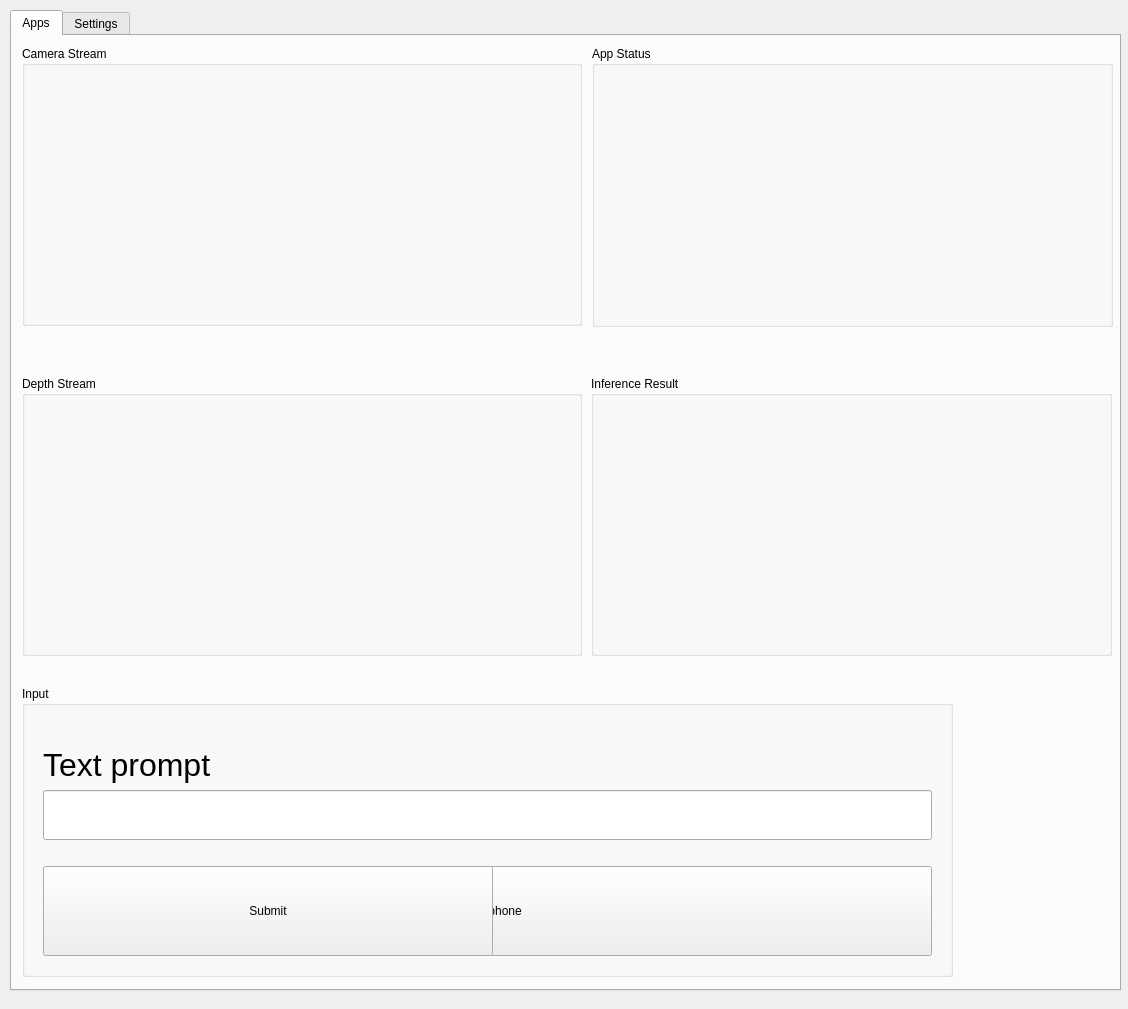
<?xml version="1.0" encoding="UTF-8"?>
<ui version="4.0">
 <class>MainWindow</class>
 <widget class="QMainWindow" name="MainWindow">
  <property name="geometry">
   <rect>
    <x>0</x>
    <y>0</y>
    <width>1128</width>
    <height>1009</height>
   </rect>
  </property>
  <property name="maximumSize">
   <size>
    <width>16777215</width>
    <height>16777215</height>
   </size>
  </property>
  <property name="windowTitle">
   <string>AI Robotics Control</string>
  </property>
  <widget class="QWidget" name="centralWidget">
   <widget class="QTabWidget" name="tabWidget">
    <property name="geometry">
     <rect>
      <x>10</x>
      <y>10</y>
      <width>1111</width>
      <height>981</height>
     </rect>
    </property>
    <property name="currentIndex">
     <number>0</number>
    </property>
    <widget class="QWidget" name="apps">
     <attribute name="title">
      <string>Apps</string>
     </attribute>
     <widget class="QGroupBox" name="groupBox">
      <property name="geometry">
       <rect>
        <x>10</x>
        <y>10</y>
        <width>560</width>
        <height>280</height>
       </rect>
      </property>
      <property name="maximumSize">
       <size>
        <width>560</width>
        <height>280</height>
       </size>
      </property>
      <property name="title">
       <string>Camera Stream</string>
      </property>
      <widget class="QLabel" name="cameraStreamLabel">
       <property name="geometry">
        <rect>
         <x>10</x>
         <y>30</y>
         <width>540</width>
         <height>240</height>
        </rect>
       </property>
       <property name="maximumSize">
        <size>
         <width>540</width>
         <height>240</height>
        </size>
       </property>
       <property name="text">
        <string/>
       </property>
       <property name="alignment">
        <set>Qt::AlignCenter</set>
       </property>
      </widget>
     </widget>
     <widget class="QGroupBox" name="groupBox_2">
      <property name="geometry">
       <rect>
        <x>579</x>
        <y>340</y>
        <width>521</width>
        <height>280</height>
       </rect>
      </property>
      <property name="maximumSize">
       <size>
        <width>560</width>
        <height>280</height>
       </size>
      </property>
      <property name="title">
       <string>Inference Result</string>
      </property>
      <widget class="QLabel" name="debugResultLabel">
       <property name="geometry">
        <rect>
         <x>9</x>
         <y>30</y>
         <width>501</width>
         <height>240</height>
        </rect>
       </property>
       <property name="maximumSize">
        <size>
         <width>540</width>
         <height>240</height>
        </size>
       </property>
       <property name="text">
        <string/>
       </property>
       <property name="alignment">
        <set>Qt::AlignCenter</set>
       </property>
      </widget>
     </widget>
     <widget class="QGroupBox" name="groupBox_9">
      <property name="geometry">
       <rect>
        <x>10</x>
        <y>340</y>
        <width>560</width>
        <height>280</height>
       </rect>
      </property>
      <property name="maximumSize">
       <size>
        <width>560</width>
        <height>280</height>
       </size>
      </property>
      <property name="title">
       <string>Depth Stream</string>
      </property>
      <widget class="QLabel" name="depthStreamLabel">
       <property name="geometry">
        <rect>
         <x>10</x>
         <y>30</y>
         <width>540</width>
         <height>240</height>
        </rect>
       </property>
       <property name="maximumSize">
        <size>
         <width>540</width>
         <height>240</height>
        </size>
       </property>
       <property name="text">
        <string/>
       </property>
       <property name="alignment">
        <set>Qt::AlignCenter</set>
       </property>
      </widget>
     </widget>
     <widget class="QGroupBox" name="groupBox_10">
      <property name="geometry">
       <rect>
        <x>580</x>
        <y>10</y>
        <width>521</width>
        <height>281</height>
       </rect>
      </property>
      <property name="title">
       <string>App Status</string>
      </property>
      <widget class="QLabel" name="appStatusLabel">
       <property name="geometry">
        <rect>
         <x>10</x>
         <y>30</y>
         <width>501</width>
         <height>241</height>
        </rect>
       </property>
       <property name="text">
        <string/>
       </property>
       <property name="scaledContents">
        <bool>true</bool>
       </property>
       <property name="alignment">
        <set>Qt::AlignCenter</set>
       </property>
       <property name="wordWrap">
        <bool>true</bool>
       </property>
      </widget>
     </widget>
     <widget class="QLabel" name="logoLabel">
      <property name="geometry">
       <rect>
        <x>1009</x>
        <y>859</y>
        <width>81</width>
        <height>81</height>
       </rect>
      </property>
      <property name="text">
       <string/>
      </property>
     </widget>
     <widget class="QGroupBox" name="groupBox_3">
      <property name="geometry">
       <rect>
        <x>10</x>
        <y>650</y>
        <width>931</width>
        <height>291</height>
       </rect>
      </property>
      <property name="title">
       <string>Input</string>
      </property>
      <widget class="QWidget" name="verticalLayoutWidget">
       <property name="geometry">
        <rect>
         <x>10</x>
         <y>30</y>
         <width>911</width>
         <height>251</height>
        </rect>
       </property>
       <layout class="QVBoxLayout" name="verticalLayout">
        <item>
         <spacer name="verticalSpacer_10">
          <property name="orientation">
           <enum>Qt::Vertical</enum>
          </property>
          <property name="sizeHint" stdset="0">
           <size>
            <width>20</width>
            <height>40</height>
           </size>
          </property>
         </spacer>
        </item>
        <item>
         <widget class="QLabel" name="textPromptLabel">
          <property name="text">
           <string>&lt;html&gt;&lt;head/&gt;&lt;body&gt;&lt;p&gt;&lt;span style=&quot; font-size:24pt;&quot;&gt;Text prompt&lt;/span&gt;&lt;/p&gt;&lt;/body&gt;&lt;/html&gt;</string>
          </property>
         </widget>
        </item>
        <item>
         <widget class="QLineEdit" name="textPromptLineEdit">
          <property name="sizePolicy">
           <sizepolicy hsizetype="Expanding" vsizetype="Minimum">
            <horstretch>0</horstretch>
            <verstretch>0</verstretch>
           </sizepolicy>
          </property>
          <property name="minimumSize">
           <size>
            <width>0</width>
            <height>50</height>
           </size>
          </property>
         </widget>
        </item>
        <item>
         <spacer name="verticalSpacer_9">
          <property name="orientation">
           <enum>Qt::Vertical</enum>
          </property>
          <property name="sizeHint" stdset="0">
           <size>
            <width>20</width>
            <height>40</height>
           </size>
          </property>
         </spacer>
        </item>
        <item>
         <layout class="QFormLayout" name="formLayout_5">
          <item row="0" column="1">
           <widget class="QPushButton" name="micPushButton">
            <property name="minimumSize">
             <size>
              <width>450</width>
              <height>90</height>
             </size>
            </property>
            <property name="text">
             <string>Microphone</string>
            </property>
           </widget>
          </item>
          <item row="0" column="0">
           <widget class="QPushButton" name="submitPushButton">
            <property name="minimumSize">
             <size>
              <width>450</width>
              <height>90</height>
             </size>
            </property>
            <property name="text">
             <string>Submit</string>
            </property>
           </widget>
          </item>
         </layout>
        </item>
       </layout>
      </widget>
     </widget>
    </widget>
    <widget class="QWidget" name="settings">
     <attribute name="title">
      <string>Settings</string>
     </attribute>
     <widget class="QGroupBox" name="groupBox_11">
      <property name="geometry">
       <rect>
        <x>10</x>
        <y>10</y>
        <width>1091</width>
        <height>861</height>
       </rect>
      </property>
      <property name="title">
       <string>Settings</string>
      </property>
      <widget class="QCheckBox" name="visualizationCheckBox">
       <property name="geometry">
        <rect>
         <x>10</x>
         <y>220</y>
         <width>561</width>
         <height>41</height>
        </rect>
       </property>
       <property name="text">
        <string>Enable/Disable Visualization</string>
       </property>
      </widget>
      <widget class="QGroupBox" name="groupBox_6">
       <property name="geometry">
        <rect>
         <x>10</x>
         <y>260</y>
         <width>561</width>
         <height>171</height>
        </rect>
       </property>
       <property name="title">
        <string>Bounding Box for Detection</string>
       </property>
       <widget class="QWidget" name="formLayoutWidget_3">
        <property name="geometry">
         <rect>
          <x>10</x>
          <y>30</y>
          <width>541</width>
          <height>131</height>
         </rect>
        </property>
        <layout class="QFormLayout" name="formLayout_3">
         <item row="0" column="0">
          <widget class="QLabel" name="label">
           <property name="text">
            <string>Box Xmin</string>
           </property>
          </widget>
         </item>
         <item row="1" column="0">
          <widget class="QLabel" name="label_2">
           <property name="text">
            <string>Box Ymin</string>
           </property>
          </widget>
         </item>
         <item row="2" column="0">
          <widget class="QLabel" name="label_3">
           <property name="text">
            <string>Box Width</string>
           </property>
          </widget>
         </item>
         <item row="3" column="0">
          <widget class="QLabel" name="label_7">
           <property name="text">
            <string>Box Height</string>
           </property>
          </widget>
         </item>
         <item row="0" column="1">
          <widget class="QLineEdit" name="boxXMinLineEdit"/>
         </item>
         <item row="1" column="1">
          <widget class="QLineEdit" name="boxYMinLineEdit"/>
         </item>
         <item row="2" column="1">
          <widget class="QLineEdit" name="boxXMaxLineEdit"/>
         </item>
         <item row="3" column="1">
          <widget class="QLineEdit" name="boxYMaxLineEdit"/>
         </item>
        </layout>
       </widget>
      </widget>
      <widget class="QGroupBox" name="groupBox_12">
       <property name="geometry">
        <rect>
         <x>10</x>
         <y>30</y>
         <width>561</width>
         <height>181</height>
        </rect>
       </property>
       <property name="title">
        <string>Detection Settings</string>
       </property>
       <widget class="QWidget" name="formLayoutWidget_5">
        <property name="geometry">
         <rect>
          <x>10</x>
          <y>30</y>
          <width>541</width>
          <height>141</height>
         </rect>
        </property>
        <layout class="QFormLayout" name="formLayout_6">
         <item row="1" column="0">
          <widget class="QLabel" name="confidenceLabel">
           <property name="text">
            <string>Box Confidence</string>
           </property>
          </widget>
         </item>
         <item row="1" column="1">
          <widget class="QLineEdit" name="confidenceLineEdit"/>
         </item>
         <item row="0" column="0">
          <spacer name="verticalSpacer">
           <property name="orientation">
            <enum>Qt::Vertical</enum>
           </property>
           <property name="sizeHint" stdset="0">
            <size>
             <width>20</width>
             <height>40</height>
            </size>
           </property>
          </spacer>
         </item>
         <item row="3" column="0">
          <spacer name="verticalSpacer_7">
           <property name="orientation">
            <enum>Qt::Vertical</enum>
           </property>
           <property name="sizeHint" stdset="0">
            <size>
             <width>20</width>
             <height>40</height>
            </size>
           </property>
          </spacer>
         </item>
         <item row="4" column="1">
          <widget class="QLineEdit" name="textConfidenceLineEdit"/>
         </item>
         <item row="4" column="0">
          <widget class="QLabel" name="label_11">
           <property name="text">
            <string>Text Prompt Confidence</string>
           </property>
          </widget>
         </item>
         <item row="5" column="0">
          <spacer name="verticalSpacer_8">
           <property name="orientation">
            <enum>Qt::Vertical</enum>
           </property>
           <property name="sizeHint" stdset="0">
            <size>
             <width>20</width>
             <height>40</height>
            </size>
           </property>
          </spacer>
         </item>
        </layout>
       </widget>
      </widget>
      <widget class="QGroupBox" name="groupBox_8">
       <property name="geometry">
        <rect>
         <x>10</x>
         <y>440</y>
         <width>561</width>
         <height>111</height>
        </rect>
       </property>
       <property name="title">
        <string>Robot Frame Distance</string>
       </property>
       <widget class="QWidget" name="formLayoutWidget_4">
        <property name="geometry">
         <rect>
          <x>10</x>
          <y>30</y>
          <width>541</width>
          <height>71</height>
         </rect>
        </property>
        <layout class="QFormLayout" name="formLayout_4">
         <item row="0" column="0">
          <widget class="QLabel" name="label_8">
           <property name="text">
            <string>RobotXFrame</string>
           </property>
          </widget>
         </item>
         <item row="0" column="1">
          <widget class="QLineEdit" name="robotFrameXLineEdit"/>
         </item>
         <item row="1" column="0">
          <widget class="QLabel" name="label_9">
           <property name="text">
            <string>RobotYFrame</string>
           </property>
          </widget>
         </item>
         <item row="1" column="1">
          <widget class="QLineEdit" name="robotFrameYLineEdit"/>
         </item>
        </layout>
       </widget>
      </widget>
      <widget class="QGroupBox" name="groupBox_7">
       <property name="geometry">
        <rect>
         <x>10</x>
         <y>560</y>
         <width>561</width>
         <height>291</height>
        </rect>
       </property>
       <property name="title">
        <string>uARM Coordinate Testing</string>
       </property>
       <widget class="QWidget" name="formLayoutWidget_2">
        <property name="geometry">
         <rect>
          <x>10</x>
          <y>30</y>
          <width>541</width>
          <height>151</height>
         </rect>
        </property>
        <layout class="QFormLayout" name="formLayout_2">
         <item row="0" column="0">
          <widget class="QLabel" name="label_4">
           <property name="text">
            <string>x</string>
           </property>
          </widget>
         </item>
         <item row="2" column="0">
          <widget class="QLabel" name="label_5">
           <property name="text">
            <string>y</string>
           </property>
          </widget>
         </item>
         <item row="4" column="0">
          <widget class="QLabel" name="label_6">
           <property name="text">
            <string>z</string>
           </property>
          </widget>
         </item>
         <item row="0" column="1">
          <widget class="QLineEdit" name="xCoordinateLineEdit"/>
         </item>
         <item row="2" column="1">
          <widget class="QLineEdit" name="yCoordinateLineEdit"/>
         </item>
         <item row="4" column="1">
          <widget class="QLineEdit" name="zCoordinateLineEdit"/>
         </item>
         <item row="1" column="1">
          <spacer name="verticalSpacer_5">
           <property name="orientation">
            <enum>Qt::Vertical</enum>
           </property>
           <property name="sizeHint" stdset="0">
            <size>
             <width>20</width>
             <height>10</height>
            </size>
           </property>
          </spacer>
         </item>
         <item row="3" column="1">
          <spacer name="verticalSpacer_6">
           <property name="orientation">
            <enum>Qt::Vertical</enum>
           </property>
           <property name="sizeHint" stdset="0">
            <size>
             <width>20</width>
             <height>10</height>
            </size>
           </property>
          </spacer>
         </item>
        </layout>
       </widget>
       <widget class="QPushButton" name="moveToPushButton">
        <property name="geometry">
         <rect>
          <x>10</x>
          <y>190</y>
          <width>541</width>
          <height>41</height>
         </rect>
        </property>
        <property name="text">
         <string>Move To Coordinate</string>
        </property>
       </widget>
       <widget class="QPushButton" name="pumpPushButton">
        <property name="geometry">
         <rect>
          <x>10</x>
          <y>240</y>
          <width>541</width>
          <height>41</height>
         </rect>
        </property>
        <property name="text">
         <string>Enable/Disable Pump</string>
        </property>
       </widget>
      </widget>
      <widget class="QGroupBox" name="groupBox_4">
       <property name="geometry">
        <rect>
         <x>580</x>
         <y>30</y>
         <width>501</width>
         <height>161</height>
        </rect>
       </property>
       <property name="title">
        <string>Debug</string>
       </property>
       <widget class="QWidget" name="formLayoutWidget">
        <property name="geometry">
         <rect>
          <x>10</x>
          <y>30</y>
          <width>481</width>
          <height>121</height>
         </rect>
        </property>
        <layout class="QFormLayout" name="formLayout">
         <item row="1" column="0">
          <widget class="QLabel" name="inferencingStatusLabel">
           <property name="text">
            <string>Inferencing Status</string>
           </property>
          </widget>
         </item>
         <item row="1" column="1">
          <widget class="QLabel" name="inferencingStatusData">
           <property name="text">
            <string/>
           </property>
          </widget>
         </item>
         <item row="3" column="0">
          <widget class="QLabel" name="POIDistanceLabel">
           <property name="text">
            <string>Distance</string>
           </property>
          </widget>
         </item>
         <item row="3" column="1">
          <widget class="QLabel" name="POIDistanceData">
           <property name="text">
            <string/>
           </property>
          </widget>
         </item>
         <item row="0" column="0">
          <spacer name="verticalSpacer_2">
           <property name="orientation">
            <enum>Qt::Vertical</enum>
           </property>
           <property name="sizeHint" stdset="0">
            <size>
             <width>20</width>
             <height>40</height>
            </size>
           </property>
          </spacer>
         </item>
         <item row="4" column="0">
          <spacer name="verticalSpacer_3">
           <property name="orientation">
            <enum>Qt::Vertical</enum>
           </property>
           <property name="sizeHint" stdset="0">
            <size>
             <width>20</width>
             <height>40</height>
            </size>
           </property>
          </spacer>
         </item>
         <item row="2" column="0">
          <spacer name="verticalSpacer_4">
           <property name="orientation">
            <enum>Qt::Vertical</enum>
           </property>
           <property name="sizeHint" stdset="0">
            <size>
             <width>20</width>
             <height>40</height>
            </size>
           </property>
          </spacer>
         </item>
        </layout>
       </widget>
      </widget>
     </widget>
    </widget>
   </widget>
  </widget>
  <widget class="QMenuBar" name="menuBar">
   <property name="geometry">
    <rect>
     <x>0</x>
     <y>0</y>
     <width>1128</width>
     <height>22</height>
    </rect>
   </property>
  </widget>
 </widget>
 <layoutdefault spacing="6" margin="11"/>
 <resources/>
 <connections/>
</ui>
